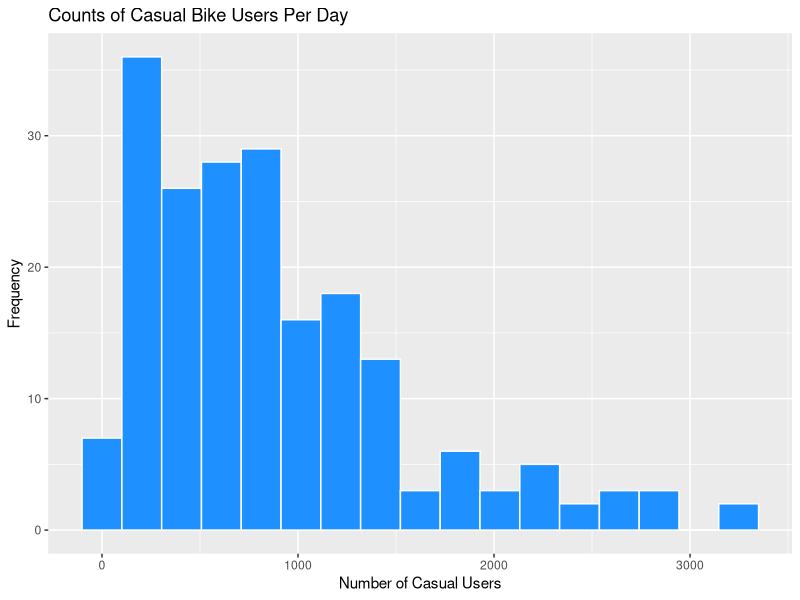

This figure's R source: (Note: this script raises an error after producing the figure.)
setwd("/datascience/projects/statisticallyfit/github/learningmathstat/RStatistics/STAT330 Statistical Learning/ASSIGNMENTS/A1/")
options(show.signif.stars = FALSE)

library(ggplot2)
library(ggfortify)

bikeData <- read.csv("bike.csv", header=TRUE)


# part a) histogram of casual users (number of casual users per day, the response variable)

# note: breaks = 15 implies 15+1 = 16 classes
numClasses = 16
# formula for calculating binwidth is: (max - min) / number of classes = class width
# Calculating: 
theBinWidth = round(diff(range(bikeData$Casual)) / numClasses); theBinWidth

ggplot(data=bikeData, aes(x=Casual)) + 
      geom_histogram(color="white", fill="dodgerblue",binwidth=theBinWidth) + 
      ggtitle("Counts of Casual Bike Users Per Day") + 
      xlab("Number of Casual Users") + ylab("Frequency")

# Or can do it with regular R
# hist(bikeData$Casual, breaks=15)

# Distribution is highly right-skewed with long right tail (skewness would be > 0)
# This means over the 200 days, there are more likely to be few casual bike users
# than many casual bike users. This is shown by the fact that most of the distribution
# is gathered on the left, where the response has low value, and there are few
# high values of casual users, shown by the long right tail. 

# part b) --------------------------------------------------

pairs(bikeData[,1:8]) # include all predictors but the last, since Casual = response

# There seems to be no correlation between variables since either the plots contain
# a cloud of dots, with no linear pattern, or they are vertical series or horizontal
# series of dots, again indicating no linear correlation. 

# Part c) below part d) so I could make some variables factors beforehand 

# part d) ------------------------------------------------------------------------
bikeData$Weather <- factor(bikeData$Weather)
bikeData$Year <- factor(bikeData$Year)
bikeData$Weekend <- factor(bikeData$Weekend)

# part c) --------------------------------------------------
ggplot(data=bikeData, aes(x=Weather, y=Casual, colour=Weather)) + 
      geom_boxplot(size=1)  + 
      ggtitle("Number of Casual Bike Users Across Weather Conditions")

# There are more casual bike users for mild weather (1 = clear, few clouds) than there
# are for heavy thunderstorms (3) and mist (2), indicated by the greather height in
# the boxplot at 1 than at 2 and 3. Also there is greater variation in casual bike users
# for mild weather (1), signified by the larger IQR at 1 than for the other weathers. 

# part e) ----------------------------------------------------------
bike.lm <- lm(Casual ~ .- Date, data=bikeData)
summary(bike.lm)

# significant predictors: SeasonSpring, Year2012, Weekend, Temperature, Humidity, Windspeed
# SeasonSpring - significantly more casual users in spring than autumn (base level)
# Year2012 = significantly more casual users in 2012 than 2011. 

# part f) ----------------------------------------------------------

# Date, Year, Season, Weekend, Weather are categorical
# Use polynomial fits only for: Temperature, Humidity, Windspeed

# TEMPERATURE MODEL ------ 

# Using the backward approach: 
temp5.lm <- lm(Casual ~ Temperature+I(Temperature^2) + I(Temperature^3) +
                     I(Temperature^4) + I(Temperature^5), data=bikeData)
summary(temp5.lm) # no coefficient is significant
temp4.lm <- update(temp5.lm, .~. -I(Temperature^5), data=bikeData)
summary(temp4.lm) # no coefficient is significant, so keep reducing until find
# a significant coefficient
temp3.lm <- update(temp4.lm, .~. -I(Temperature^4), data=bikeData)
summary(temp3.lm) # 3rd order coeff is significant. 
temp2.lm <- update(temp3.lm, .~. -I(Temperature^3), data=bikeData)
summary(temp2.lm) # go back to 3rd order since no more coefficients are significant.

# checking diagnostics for the best higher order model: order 3
autoplot(temp3.lm, which=c(1,2))
# CONCLUSION: not a good fit. Data is not normal, there are outliers, and residuals
# have a funnel shape pattern, indicating increasing variance in residuals. 


# WINDSPEED MODEL ------
wind5.lm <- lm(Casual ~ Windspeed + I(Windspeed^2) + I(Windspeed^3) + 
                I(Windspeed^4) + I(Windspeed^5), data=bikeData)
summary(wind5.lm)# no coefficient is significant
wind4.lm <- update(wind5.lm, .~. -I(Windspeed^5), data=bikeData)
summary(wind4.lm) # no coefficient is significant
wind3.lm <- update(wind4.lm, .~. -I(Windspeed^4), data=bikeData)
summary(wind3.lm) # no coefficient is significant
wind2.lm <- update(wind3.lm, . ~ . - I(Windspeed^3), data=bikeData)
summary(wind2.lm) # no higher order coefficient is significant
wind1.lm <- lm(Casual ~ Windspeed, data=bikeData)
summary(wind1.lm) # marginally significant windpseed coefficient (just above significance)

# Using the backward approach, start with the 5th order model and continue until
# find a model with a significant coefficient. This happens at order 1 (linear)
autoplot(wind1.lm, which=c(1,2))

# CONCLUSION: funnel pattern in residuals indicates increasing variance of residuals, 
# and qq plot shows non-normality at the extreme tails of the data. 
# NOte: there is less strong funnel shape for wind1 than for other higher order
# wind models
autoplot(wind5.lm, which=c(1,2))


# HUMIDITY MODEL ------
# Using the backward approach: 
humid5.lm <- lm(Casual ~ Humidity + I(Humidity^2) + I(Humidity^3) + I(Humidity^4) + 
                      I(Humidity^5), data=bikeData)
summary(humid5.lm) # no  significant coefficients, reduce further
humid4.lm <- update(humid5.lm, .~. -I(Humidity^5), data=bikeData)
summary(humid4.lm) # significant 4th order term, so continue
humid3.lm <- update(humid4.lm, .~. -I(Humidity^4), data=bikeData)
summary(humid3.lm) # significant 3th order term, so continue
humid2.lm <- update(humid3.lm, .~. -I(Humidity^3), data=bikeData)
summary(humid2.lm) #  no  significant coefficients, so keep the previous 3rd order

# Using the forward approach, we can keep the 4th order model. 
# Using the backward approach, we start with the 5th order model and see the last
# significant model is the 3rd order one, so we keep the third order model. 
autoplot(humid3.lm, which=c(1,2))
# CONCLUSION: strong funnel shape in residuals, strong non-normality, not good model fit



# part g) ---------------------------------------------------------------------------

# Fitting multiple regression with the higher order terms from f)
# humid3, temp3, wind1

bike.multiple.lm <- lm(Casual ~ Season + Year + Weekend + Windspeed + 
                             Humidity + I(Humidity^2) + I(Humidity^3) + 
                             Temperature + I(Temperature^2) + I(Temperature^3), data=bikeData)

summary(bike.multiple.lm)

autoplot(bike.multiple.lm, which=c(1,2))
shapiro.test(bike.multiple.lm$residuals)
# funnel shape in residuals, curvature - missing predictor?
# residuals not normal
# many outliers and leverage points

# part h) ---------------------------------------------------------------------------
summary(bike.multiple.lm)

# (i)
# Weekend1 coefficient is negative (significantly): negative means there is higher
# number of casual bike use on weekend (0=base level) than on weekdays. 
# note: 0 = weekend, 1 = weekday

# (ii)
# As windspeed increases by 1 km/h, the number of casual bike users is expected
# to decrease by about 19 people (or 20), holding other predictors constant. 
